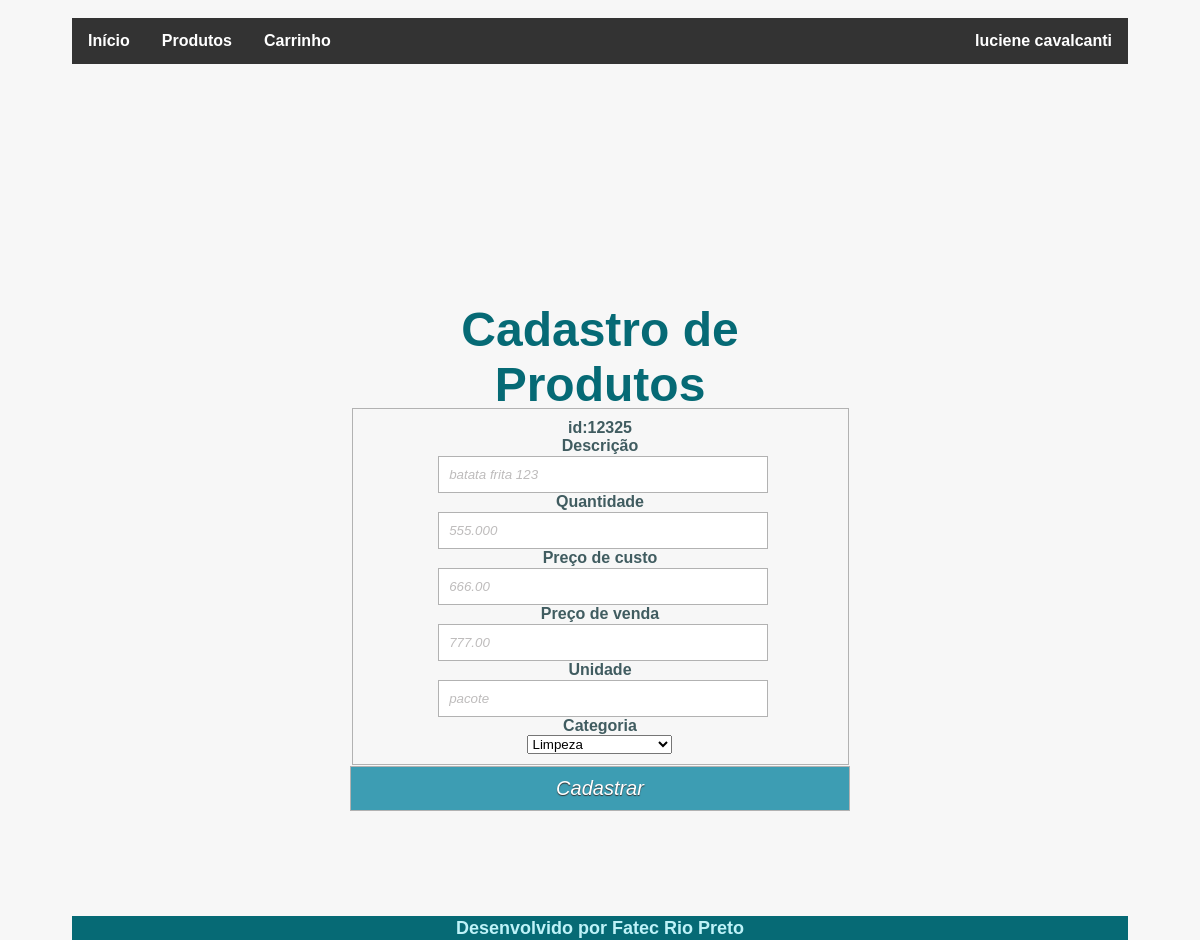
/main/produtos/editarproduto.php?id=12325 (signed in), run on the app's committed database.
### tables this page shows
CREATE TABLE `produtos` (
  `id` int(11) NOT NULL,
  `descricao` varchar(200) NOT NULL,
  `quantidade` decimal(10,3) NOT NULL,
  `precocusto` decimal(12,2) NOT NULL,
  `precovenda` decimal(10,2) NOT NULL,
  `unidade` varchar(20) NOT NULL,
  `idcategoria` int(11) NOT NULL
);

### main/produtos/editarproduto.php (the view, shortened to what this page needs)
<?php
require_once "../topo.php";
if ($_SESSION['tipoUsuario'] == 1) {
if(isset($_GET['id'])){
    $var_id = $_GET['id'];
    try{
        require_once "../conexao.php";
        $sql = "SELECT * from produtos where id=$var_id";
        $resultado = $conexao->query($sql);
        $dados = $resultado->fetchAll(PDO::FETCH_ASSOC);
        foreach ($dados as $linha) {
            ?>
            <div class="content">
            <h3 id="titulo">Cadastro de Produtos</h3>
            <fieldset class="form">
            <form name="form1" action="atualizarproduto.php"
            method="post">
            <label for="id">id:<?php echo $linha['id']; ?></label>
            <br>
            <label for="descricao">Descrição</label>
            <input type="text" name="descricao"
            value="<?php echo $linha['descricao']; ?>">
            <br>
            <label for="quantidade">Quantidade</label>
            <input type="text" name="quantidade"
            value="<?php echo $linha['quantidade']; ?>">
            <br>
            <label for="precocusto">Preço de custo</label>
            <input type="text" name="precocusto"
            value="<?php echo $linha['precocusto']; ?>">
            <br>
            <label for="Preço de venda">Preço de venda</label>
            <input type="text" name="precovenda"
            value="<?php echo $linha['precovenda']; ?>">
            <br>
            <label for="unidade">Unidade</label>
            <input type="text" name="unidade"
            value="<?php echo $linha['unidade']; ?>">
            <br>
            <label for="idcategoria">Categoria</label><br>
            <select name="idcategoria">
            <?php
                $sql2 = "SELECT * from categorias order by descricao";
                $resultado2 = $conexao->query($sql2);
                $dados2 = $resultado2->fetchAll(PDO::FETCH_ASSOC);
                foreach ($dados2 as $linha2) {
                    if($linha['idcategoria']==$linha2['id'])
                        echo "<option value='$linha2[id]' selected>
                            $linha2[descricao]</option>";
                    else
                        echo "<option value='$linha2[id]'>
                            $linha2[descricao]</option>";
                }
            ?>
            </select>
            </fieldset>
            <input class="botao" type="submit" value="Cadastrar">
            </div>
            <?php
        }
    }catch(Exception $erro){
        die("Erro: <code>" . $erro->getMessage() . "</code>");
    }
}else{
    echo "<p>Selecione um registro,
    clique <a href='listarprodutos.php'>aqui</a></p>";
}
}else
echo "<p>Você não tem permissão
para executar esta ação.</p>";
require_once "../rodape.php";
?>

### main/estilos.css (style rules this page uses)
* { margin:0; padding:0; font-family: Arial,sans-serif; }
div { display: block; }
body { min-height: 560px; flex-direction: column; font-weight: bold; text-align: center; display: block; position:absolute; height:570px; top: 0px; width: 88%; padding: 18px 6% 60px 6%; margin: 0 0 35px 0; background: rgb(247, 247, 247); }
h3 { font-size: 48px; color: #066a75; padding: 2px 0 10px 0; font-family: Arial,sans-serif; font-weight: bold; text-align: center; padding-bottom: 100px; display: block; width: 100%; height: 2px; margin-top: 200px; }
label { color: #405c60; position: relative; }
.content { width: 500px; min-height: 560px; margin: 0px auto; position: relative; }
fieldset { display: inline-flex; margin-inline-start: 0px; flex-direction: column; justify-content: space-between; align-items: center; width: 95%; margin-top: 4px; padding: 10px; border: 1px solid #b2b2b2; }
.botao { width: 100%!important; cursor: pointer; background: rgb(61, 157, 179); padding: 8px 5px; color: #fff; font-size: 20px; border: 1px solid #fff; margin-bottom: 10px; text-shadow: 0 1px 1px #333; }
input { color: #bebcbc; font-style: italic; }
input { outline: none; }
input:not([type="checkbox"]) { width: 95%; margin-top: 1px; padding: 10px; border: 1px solid #b2b2b2; }

### data on the page
produtos: id "12325", descricao "batata frita 123", quantidade "555.000", precocusto "666.00", precovenda "777.00", unidade "pacote"

### other printed values
$_SESSION['nomeUsuario'] "luciene cavalcanti"
form field idcategoria "Limpeza"
